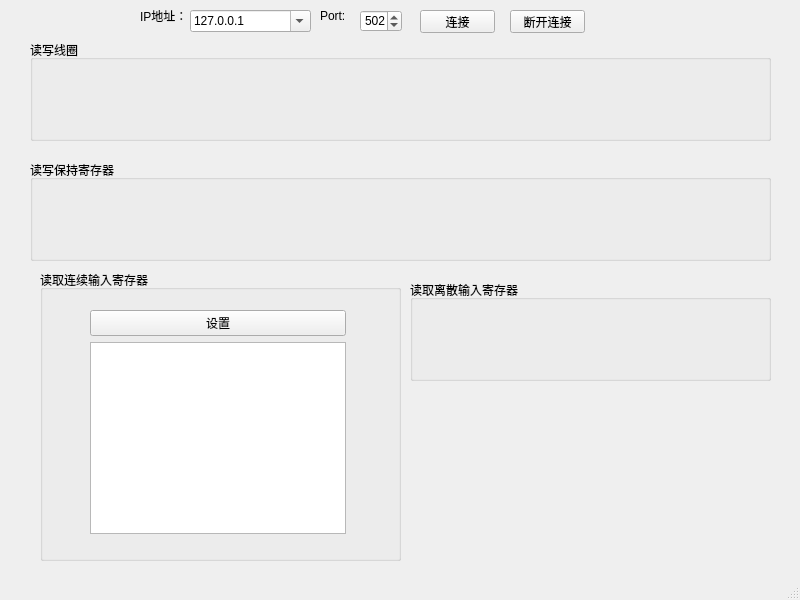
<?xml version="1.0" encoding="UTF-8"?>
<ui version="4.0">
 <class>MainWindow</class>
 <widget class="QMainWindow" name="MainWindow">
  <property name="windowModality">
   <enum>Qt::NonModal</enum>
  </property>
  <property name="geometry">
   <rect>
    <x>0</x>
    <y>0</y>
    <width>800</width>
    <height>600</height>
   </rect>
  </property>
  <property name="sizePolicy">
   <sizepolicy hsizetype="Expanding" vsizetype="Expanding">
    <horstretch>0</horstretch>
    <verstretch>0</verstretch>
   </sizepolicy>
  </property>
  <property name="windowTitle">
   <string>plc调试程序</string>
  </property>
  <widget class="QWidget" name="centralwidget">
   <widget class="QLabel" name="label">
    <property name="geometry">
     <rect>
      <x>140</x>
      <y>10</y>
      <width>54</width>
      <height>12</height>
     </rect>
    </property>
    <property name="text">
     <string>IP地址：</string>
    </property>
   </widget>
   <widget class="QLabel" name="label_2">
    <property name="geometry">
     <rect>
      <x>320</x>
      <y>10</y>
      <width>54</width>
      <height>12</height>
     </rect>
    </property>
    <property name="text">
     <string>Port:</string>
    </property>
   </widget>
   <widget class="QSpinBox" name="spinBoxPort">
    <property name="geometry">
     <rect>
      <x>360</x>
      <y>10</y>
      <width>42</width>
      <height>22</height>
     </rect>
    </property>
    <property name="maximum">
     <number>65536</number>
    </property>
    <property name="value">
     <number>502</number>
    </property>
   </widget>
   <widget class="QPushButton" name="pushButtonConnect">
    <property name="geometry">
     <rect>
      <x>420</x>
      <y>10</y>
      <width>75</width>
      <height>23</height>
     </rect>
    </property>
    <property name="text">
     <string>连接</string>
    </property>
   </widget>
   <widget class="QPushButton" name="pushButtonDisConnect">
    <property name="geometry">
     <rect>
      <x>510</x>
      <y>10</y>
      <width>75</width>
      <height>23</height>
     </rect>
    </property>
    <property name="text">
     <string>断开连接</string>
    </property>
   </widget>
   <widget class="QComboBox" name="comboBoxIP">
    <property name="geometry">
     <rect>
      <x>190</x>
      <y>10</y>
      <width>121</width>
      <height>22</height>
     </rect>
    </property>
    <property name="editable">
     <bool>true</bool>
    </property>
    <property name="currentText">
     <string>127.0.0.1</string>
    </property>
   </widget>
   <widget class="QGroupBox" name="groupBoxCoils">
    <property name="geometry">
     <rect>
      <x>30</x>
      <y>40</y>
      <width>741</width>
      <height>101</height>
     </rect>
    </property>
    <property name="title">
     <string>读写线圈</string>
    </property>
   </widget>
   <widget class="QGroupBox" name="groupBoxHoldingRegisters">
    <property name="geometry">
     <rect>
      <x>30</x>
      <y>160</y>
      <width>741</width>
      <height>101</height>
     </rect>
    </property>
    <property name="title">
     <string>读写保持寄存器</string>
    </property>
   </widget>
   <widget class="QGroupBox" name="groupBoxHoldingRegisters_2">
    <property name="geometry">
     <rect>
      <x>410</x>
      <y>280</y>
      <width>361</width>
      <height>101</height>
     </rect>
    </property>
    <property name="title">
     <string>读取离散输入寄存器</string>
    </property>
   </widget>
   <widget class="QGroupBox" name="groupBoxHoldingRegisters_3">
    <property name="geometry">
     <rect>
      <x>40</x>
      <y>270</y>
      <width>361</width>
      <height>291</height>
     </rect>
    </property>
    <property name="title">
     <string>读取连续输入寄存器</string>
    </property>
    <widget class="QWidget" name="">
     <property name="geometry">
      <rect>
       <x>50</x>
       <y>40</y>
       <width>258</width>
       <height>223</height>
      </rect>
     </property>
     <layout class="QGridLayout" name="gridLayout">
      <property name="sizeConstraint">
       <enum>QLayout::SetFixedSize</enum>
      </property>
      <item row="1" column="0">
       <widget class="QPushButton" name="pushButtonSetInputRegisters">
        <property name="text">
         <string>设置</string>
        </property>
       </widget>
      </item>
      <item row="2" column="0">
       <widget class="QTextEdit" name="textEdit">
        <property name="horizontalScrollBarPolicy">
         <enum>Qt::ScrollBarAlwaysOff</enum>
        </property>
       </widget>
      </item>
     </layout>
    </widget>
   </widget>
  </widget>
  <widget class="QStatusBar" name="statusBar"/>
 </widget>
 <resources/>
 <connections/>
</ui>
